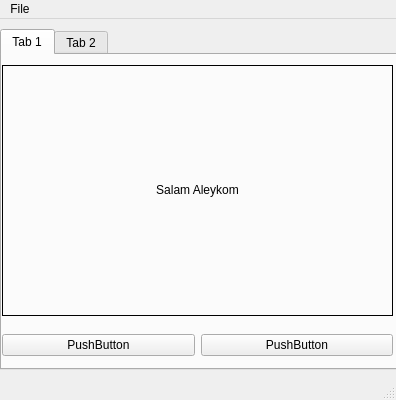
<?xml version="1.0" encoding="UTF-8"?>
<ui version="4.0">
 <class>MainWindow</class>
 <widget class="QMainWindow" name="MainWindow">
  <property name="windowModality">
   <enum>Qt::ApplicationModal</enum>
  </property>
  <property name="geometry">
   <rect>
    <x>0</x>
    <y>0</y>
    <width>396</width>
    <height>400</height>
   </rect>
  </property>
  <property name="sizePolicy">
   <sizepolicy hsizetype="Fixed" vsizetype="Fixed">
    <horstretch>0</horstretch>
    <verstretch>0</verstretch>
   </sizepolicy>
  </property>
  <property name="minimumSize">
   <size>
    <width>100</width>
    <height>100</height>
   </size>
  </property>
  <property name="maximumSize">
   <size>
    <width>500</width>
    <height>500</height>
   </size>
  </property>
  <property name="mouseTracking">
   <bool>true</bool>
  </property>
  <property name="tabletTracking">
   <bool>false</bool>
  </property>
  <property name="windowTitle">
   <string>HGH</string>
  </property>
  <property name="windowOpacity">
   <double>1.000000000000000</double>
  </property>
  <property name="statusTip">
   <string>salam</string>
  </property>
  <property name="whatsThis">
   <string>this is pencel nok tiz</string>
  </property>
  <widget class="QWidget" name="centralwidget">
   <widget class="QTabWidget" name="tabWidget">
    <property name="geometry">
     <rect>
      <x>0</x>
      <y>10</y>
      <width>401</width>
      <height>341</height>
     </rect>
    </property>
    <property name="currentIndex">
     <number>0</number>
    </property>
    <widget class="QWidget" name="tab">
     <attribute name="title">
      <string>Tab 1</string>
     </attribute>
     <widget class="QWidget" name="horizontalLayoutWidget">
      <property name="geometry">
       <rect>
        <x>0</x>
        <y>260</y>
        <width>391</width>
        <height>61</height>
       </rect>
      </property>
      <layout class="QHBoxLayout" name="horizontalLayout">
       <item>
        <widget class="QPushButton" name="pushButton_2">
         <property name="text">
          <string>PushButton</string>
         </property>
        </widget>
       </item>
       <item>
        <widget class="QPushButton" name="pushButton">
         <property name="text">
          <string>PushButton</string>
         </property>
         <property name="checkable">
          <bool>false</bool>
         </property>
        </widget>
       </item>
      </layout>
     </widget>
     <widget class="QLabel" name="label">
      <property name="geometry">
       <rect>
        <x>0</x>
        <y>10</y>
        <width>391</width>
        <height>251</height>
       </rect>
      </property>
      <property name="frameShape">
       <enum>QFrame::Panel</enum>
      </property>
      <property name="text">
       <string>Salam Aleykom</string>
      </property>
      <property name="textFormat">
       <enum>Qt::RichText</enum>
      </property>
      <property name="alignment">
       <set>Qt::AlignCenter</set>
      </property>
     </widget>
    </widget>
    <widget class="QWidget" name="tab_2">
     <attribute name="title">
      <string>Tab 2</string>
     </attribute>
     <widget class="QGraphicsView" name="graphicsView">
      <property name="geometry">
       <rect>
        <x>40</x>
        <y>10</y>
        <width>301</width>
        <height>241</height>
       </rect>
      </property>
     </widget>
    </widget>
   </widget>
  </widget>
  <widget class="QMenuBar" name="menubar">
   <property name="geometry">
    <rect>
     <x>0</x>
     <y>0</y>
     <width>396</width>
     <height>21</height>
    </rect>
   </property>
   <widget class="QMenu" name="menuNew">
    <property name="title">
     <string>File</string>
    </property>
    <addaction name="actionNew"/>
    <addaction name="separator"/>
    <addaction name="actionExit"/>
   </widget>
   <addaction name="menuNew"/>
  </widget>
  <widget class="QStatusBar" name="statusbar">
   <property name="statusTip">
    <string>an</string>
   </property>
  </widget>
  <action name="actionNew">
   <property name="icon">
    <iconset>
     <normaloff>C:/Windows/System32/Snooze_80.contrast-black.png</normaloff>C:/Windows/System32/Snooze_80.contrast-black.png</iconset>
   </property>
   <property name="text">
    <string>New</string>
   </property>
   <property name="statusTip">
    <string>New Pesar</string>
   </property>
  </action>
  <action name="actionExit">
   <property name="icon">
    <iconset>
     <normaloff>C:/Windows/System32/InputSystemToastIcon.png</normaloff>C:/Windows/System32/InputSystemToastIcon.png</iconset>
   </property>
   <property name="text">
    <string>Exit</string>
   </property>
   <property name="statusTip">
    <string>Khodafezi</string>
   </property>
  </action>
 </widget>
 <resources/>
 <connections/>
</ui>
